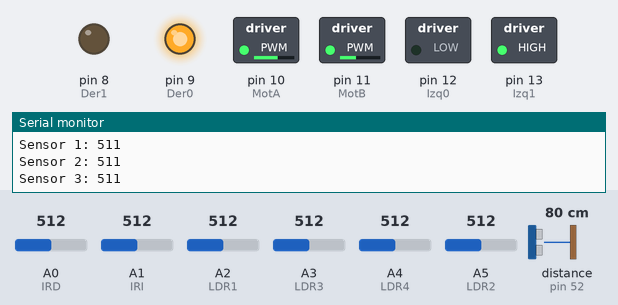
A sketch run on a simulated Arduino Mega 2560, built with avr-gcc and run on an emulated ATmega2560. On the bench: switched loads named in the sketch (green lamp = pin HIGH), output pins drawn as LEDs (lit = HIGH), the last lines printed to the serial monitor. Wiring (inferred from the names in the program): ultrasonic range finder: trigger pin 53; echo pin 52. Inputs (shaded band) come from the test bench; at power-on: A4 (LDR4) = 512, A2 (LDR1) = 512, A3 (LDR3) = 512, A0 (IRD) = 512, A1 (IRI) = 512, A5 (LDR2) = 512, distance to the obstacle (sensor on pin 52) 80 cm. The echo pulse lasts 58.3 µs per cm; pins used as bus, display or sensor lines are not drawn.

Above: at 1.2 s.
1.3 s: A4 (LDR4) set to 521
At 2.2 s:
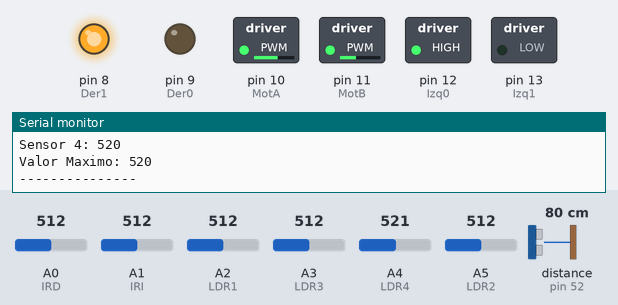
3.1 s: A2 (LDR1) set to 530
At 4.7 s:
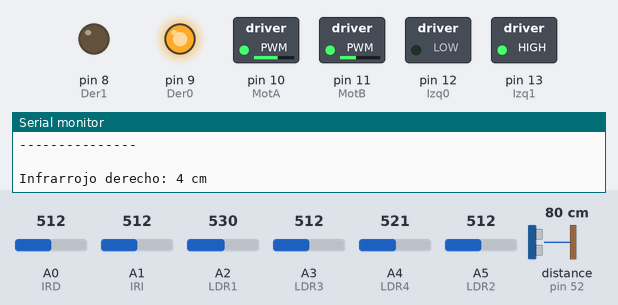
6.1 s: A3 (LDR3) set to 968
9.1 s: A3 (LDR3) set to 996
At 10.4 s:
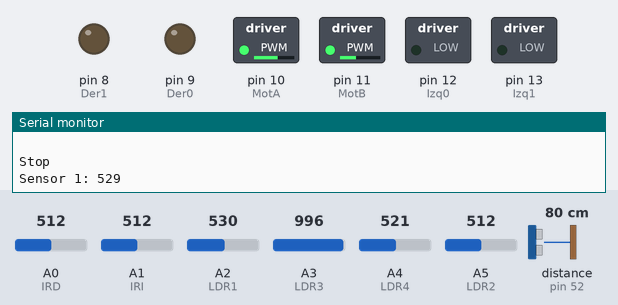
13.7 s: A3 (LDR3) set to 30
At 14.3 s:
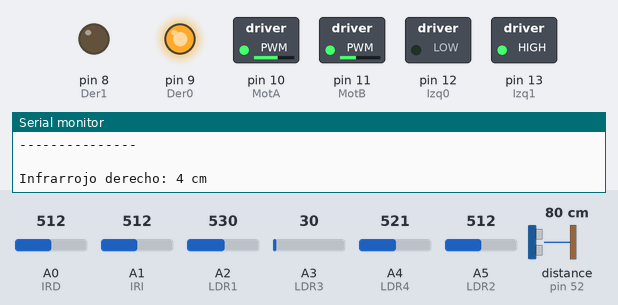
Timing chart, 0 to 16.4 s (numbered marks = the images above; inputs shaded):
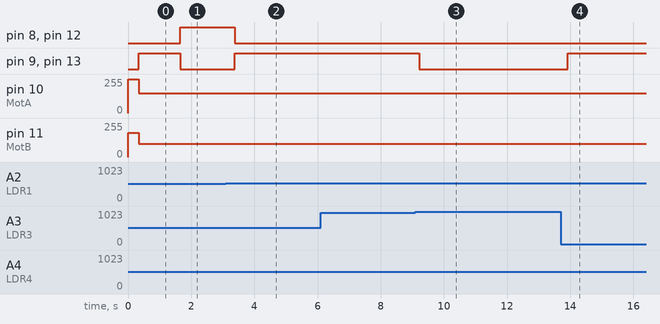

The sketch:

carrito.ino
```cpp
//Definimos los pines a donde estan conectados los los motores y sus enables
#define MotA 10
#define MotB 11
#define Der1 8
#define Der0 9
#define Izq1 13
#define Izq0 12

//Variable que nos indica el valor de la luz ambiente
int Ambiente = 500;

//Infrarrojo
#define IRD A0
#define IRI A1
int distancia2;
int distancia3;

//LDR
#define LDR1 A2
#define LDR2 A5
#define LDR3 A3
#define LDR4 A4
//Variables auxiliares para guardar las lecturas de los sensores
//y sus comparaciones
int val1, val2, val3, val4;
int vm, comp1, comp2, comp3, comp4;


//Ultrasonico
#define trig 53    // Disparador (Trigger)
#define echo 52
long duracion, distancia;

void setup() {
  //Inicializamos el monitor serial
  Serial.begin(9600);
  //Declaramos nuestros pines como entradas o salidas
  pinMode(MotA, OUTPUT);
  pinMode(MotB, OUTPUT);
  pinMode(Der1, OUTPUT);
  pinMode(Der0, OUTPUT);
  pinMode(Izq1, OUTPUT);
  pinMode(Izq0, OUTPUT);
  //Mandamos el valor del vaoltaje de 0 a 255 que hayamos calibrado en la practica
  analogWrite(MotA, 255);
  analogWrite(MotB, 183);
  //LDR
  pinMode(LDR1, INPUT);
  pinMode(LDR2, INPUT);
  pinMode(LDR3, INPUT);
  pinMode(LDR4, INPUT);
  //Ultrasonico
  pinMode(trig, OUTPUT);
  pinMode(echo, INPUT);

}

void loop() {
  //Metodo para obtener las mediciones de los sensores LDR
  luzMayor();
  //Condicional en valor maximo del LDR para frenar el robot cuando llegue a la meta
  if(vm < 980){
    SeguirLuz();
  }else{
    Stop();
  }
  //Metodos comentados para hacer pruebas
  //SeguirLuz();
  //Ultrasonico();
  //Evade();
  //IR_sensor();
  //delay(1000);
}

//Metodo de evasion de obstaculos utilizando 1 sensor ultrasonico y 2 sensores Sharp
void Evade(){
  IR_sensor();
  Ultrasonico();
  int diferencia = distancia2 - distancia3;
  if(distancia3 < 6 ){
    Right();
    }else if (distancia2 < 6){
      Left();
      }else if((diferencia == 0 && distancia2 < 20) or distancia < 10 or distancia == 0 or distancia2 == 0 or distancia3==0 ){
        Backward();
        Right();
      }else{
      Forward();
  }
}

//Metodo de evasion de obstaculos version 2, para hacer pruebas
void Evade1(){
  IR_sensor();
  int diferencia = distancia2 - distancia3;
  if(distancia3 < 5 ){
    Right();
    }else if (distancia2 < 5){
      Left();
      }else if(diferencia == 0 && distancia2 < 25 ){
        Backward();
      }else{
      Forward();
  }
}


// Metodo para seguir la luz
//Basado en los valores maximos obtenidos de los sensores LDR
void SeguirLuz(){
  if( vm > Ambiente){
    if(vm == val1 or vm==val2){
      Evade();
      //Forward();
      }else if(vm == val3){
        Evade();
        Right();
        }else if (vm == val4){
          Evade();
          Left();
        }else{
          Stop();
        }
  delay(5);
  }else {
    Stop();
  }
}

//Metodo que obtiene el primedio de 6 mediciones en cada uno de los 4 sensores LDR
//Obtiene el valor maximo e imprime los valores en el monitor serial
void luzMayor(){
  for(int i=0;i<5;i++){
    int luz1 = analogRead(LDR1);
    val1 += luz1;
  }
  val1 /=6; //Promedio del sensor 1

  for(int i=0;i<5;i++){
    int luz2 = analogRead(LDR2);
    val2 += luz2;
  }
  val2 /=6; //Promedio del sensor 2

  for(int i=0;i<5;i++){
    int luz3 = analogRead(LDR3);
    val3 += luz3;
  }
  val3 /=6; //Promedio del sensor 3

  for(int i=0;i<5;i++){
    int luz4 = analogRead(LDR4);
    val4 += luz4;
  }
  val4 /=6; //Promedio del sensor 4

  //Valor maximo
  comp1 = max(val1, val2);
  comp2 = max(val3,val4);
  comp3 = max(comp1, val3);
  comp4 = max(comp2, val2);
  vm = max(comp1, comp2);

  Serial.print("Sensor 1: ");Serial.println(val1);
  Serial.print("Sensor 2: ");Serial.println(val2);
  Serial.print("Sensor 3: ");Serial.println(val3);
  Serial.print("Sensor 4: ");Serial.println(val4);
  Serial.print("Valor Maximo: ");Serial.println(vm);
  Serial.println("---------------");
  Serial.println("  ");

}


//Lectura de los sensores infrarojos
void IR_sensor(){
  int lectura = analogRead(IRD);
  int lectura2 = analogRead(IRI);
  distancia2 = 2076/(lectura-11);
  distancia3 = 2076/(lectura2-11);
  Serial.print("Infrarrojo derecho: ");Serial.print(distancia2); Serial.println(" cm");
  Serial.print("Infrarrojo izquierdo: ");Serial.print(distancia3);Serial.println(" cm");
}

//Lectura del Sensor Ultrasonico
void Ultrasonico(){
  digitalWrite(trig, HIGH);
  delay(1);
  digitalWrite(trig, LOW);
  duracion = pulseIn(echo, HIGH);
  //Valor especificado por el fabricante
  distancia = duracion/58.2;
  Serial.print("Distancia: "); Serial.print(distancia);Serial.println(" cm ");
}

//Metodo para hacer la prueba de movimiento en L
//Los tiempos fueron calibrados experimentalmente
void Rutina(){
  Stop();
  delay(1000);
  Forward();
  delay(6600);
  Right();
  delay(250);
  Forward();
  delay(3000);
  Stop();
  delay(5000);
}

//Metodos basicos de avance
//Lo unico que hicimos fue definir la izquierda y la derecha y si sus respectivos enables

//Metodo para avanzar hacia adelante
void Forward() {
  analogWrite(MotA, 255);
  analogWrite(MotB, 183);
  digitalWrite(Der0, LOW);
  digitalWrite(Der1, HIGH);
  digitalWrite(Izq0, LOW);
  digitalWrite(Izq1, HIGH);
  Serial.println("Forward");
}
//Metodo para avanzar hacia atras
void Backward() {
  digitalWrite(Der0, HIGH);
  digitalWrite(Der1, LOW);
  digitalWrite(Izq0, HIGH);
  digitalWrite(Izq1, LOW);
  Serial.println("Backward");
}

//Metodo para avanzar a la derecha
void Right() {
  analogWrite(MotA, 150);
  analogWrite(MotB, 100);
  digitalWrite(Der0, HIGH);
  digitalWrite(Der1, LOW);
  digitalWrite(Izq0, LOW);
  digitalWrite(Izq1, HIGH);
  Serial.println("Right");

}

//Metodo para avanzar a la izquierda
void Left() {
  analogWrite(MotA, 150);
  analogWrite(MotB, 100);
  digitalWrite(Der0, LOW);
  digitalWrite(Der1, HIGH);
  digitalWrite(Izq0, HIGH);
  digitalWrite(Izq1, LOW);
  Serial.println("Left");

}

//Metodo para no avanzar
void Stop() {
  digitalWrite(Der0, LOW);
  digitalWrite(Der1, LOW);
  digitalWrite(Izq0, LOW);
  digitalWrite(Izq1, LOW);
  Serial.println("Stop");
}
```

Measured:
- the behaviour switches between 512 and 513 on A4 (LDR4) (found by bisection; images 0 and 1)
- the behaviour switches between 520 and 521 on A2 (LDR1) (found by bisection; images 1 and 2)
- the behaviour switches between 980 and 981 on A3 (LDR3) (found by bisection; images 2 and 3)
- after the input at 1.3 s, pin 8 (Der1), pin 12 (Izq0): LOW → HIGH after 0.35 s; pin 9 (Der0), pin 13 (Izq1): HIGH → LOW after 0.35 s
- after the input at 3.1 s, pin 8 (Der1), pin 12 (Izq0): HIGH → LOW after 0.29 s instead of 3.0 s; pin 9 (Der0), pin 13 (Izq1): LOW → HIGH after 0.29 s instead of 3.0 s
- after the input at 9.1 s, pin 9 (Der0), pin 13 (Izq1): HIGH → LOW after 0.12 s
- after the input at 13.7 s, pin 9 (Der0), pin 13 (Izq1): LOW → HIGH after 0.23 s
